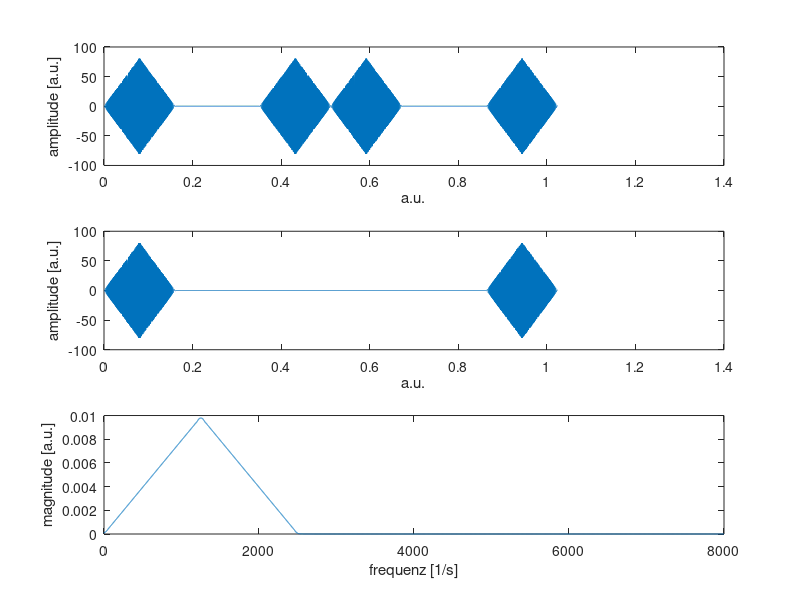

The MATLAB source for this figure:
% programm for exercise part 6
fmax = 2500; % in Hz
samplingRate = 8000; % in Hz
samples = 8192; %number of samples
samplingPeriod = 1/samplingRate; 
T = samples*samplingPeriod;% maximal time
t = samplingPeriod:samplingPeriod:T;% generating timevector

%calculating the chirp and fft
A = 1 - abs(t -T/2)/(T/2);
f =  A .* sin(((fmax*2*pi))/(2*T)*t.^2);

%upsampling by actor 2
fUP = zeros( 1,samples*2);
for ii = 1:samples
fUP(2*ii-1) = f(ii);
end
f = fUP;
samples = samples*2;
samplingRate = samplingRate*2;
samplingPeriod = samplingPeriod/2;
t=samplingPeriod:samplingPeriod:T;

y = fft(f);
yoriginal = y;
% low pass filter, eleminates all frequencies over 4000 Hz by setteing the
% correlating amplitudes in the second and third qurater to zero
for ii = 1:samples/4
   y(ii+samples*0.25) = 0;
   y(ii+samples*0.5) = 0;
end

f = ifft(y); % backtransformation

%calculate the double-sided spectrum and single-sided spectrum
P2 = abs(y/samples);
P1 = P2(:,1:samples/2+1);
P1(:,2:end-1) = 2*P1(:,2:end-1);
soundsc(real(f),samplingRate); %optinal acustic output

figure;
subplot(3,1,1);
plot(t,yoriginal);
xlabel('a.u.')
ylabel('amplitude [a.u.]');
subplot(3,1,2);
plot(t,y);
xlabel('a.u.')
ylabel('amplitude [a.u.]');
subplot(3,1,3);
plot(0:(samplingRate/samples):(samplingRate/2-samplingRate/samples),P1(1:samples/2))
xlabel('frequenz [1/s]')
ylabel('magnitude [a.u.]');
